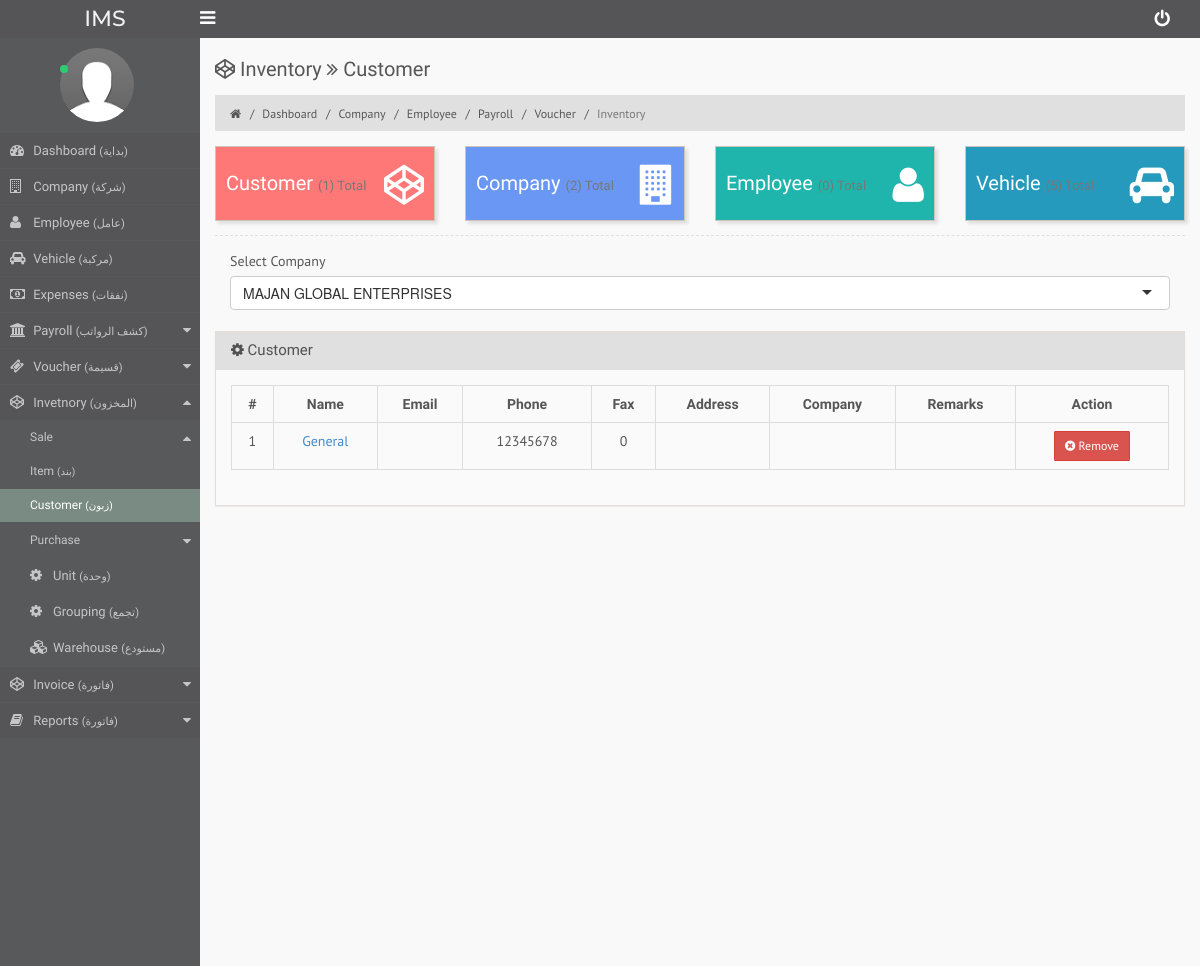
The page /customer.php?salt=3XgGyZSg1cquFkV (signed in) on the database its author committed.
### tables this page shows
CREATE TABLE `customer` (
  `id` int(11) NOT NULL,
  `company` int(11) NOT NULL,
  `created_by` int(11) NOT NULL,
  `name` varchar(20) NOT NULL,
  `address` text NOT NULL,
  `phone` int(11) NOT NULL,
  `fax` int(11) NOT NULL,
  `email` text NOT NULL,
  `customer_company` text NOT NULL,
  `remarks` text NOT NULL,
  `salt` varchar(11) NOT NULL,
  `status` tinyint(1) NOT NULL DEFAULT '1',
  `reg_date` timestamp NOT NULL DEFAULT CURRENT_TIMESTAMP ON UPDATE CURRENT_TIMESTAMP
);

### customer.php (the view, shortened to what this page needs)
<?php require_once('assets/funcs.php');
$member = new member();
$static = new static_content;
?>
<!DOCTYPE html>
<html lang="en" xmlns="http://www.w3.org/1999/html">
<?php
		echo $static->head("inner");
?>
<body class="">
<?php
		echo $static->nav("inner");
?>
<section id="main-container">
<?php echo $static->sidebar("inv-sale-customer");?>
<section id="min-wrapper">
    <div id="main-content">
        <div class="container-fluid">
            <div class="row">
                <div class="col-md-12">
                    <h3 class="ls-top-header"><i class='fa fa-codepen'></i> Inventory <i class="fa fa-angle-double-right"></i> Customer</h3>
                    <ol class="breadcrumb">
                        <li><a href="javascript:void(0)"><i class="fa fa-home"></i></a></li>
                        <li><a href='dashboard'>Dashboard</a></li>
                        <li><a href='company'>Company</a></li>
                        <li><a href="employee">Employee</a></li>
                        <li><a href="attendance">Payroll</a></li>
                        <li><a href="payment-voucher">Voucher</a></li>
                        <li class="active">Inventory</li>
                    </ol>
                </div>
            </div>
					  <div class="row">
					  <div data-toggle="modal" data-target="#add_customer" class="col-md-3 col-sm-6">
                            <div class="ls-wizard label-red margin-top-iPad-15">
                                <h2>Customer <small>(<?php echo $member->total_customer($_SESSION['clerk']['id']);?>) Total</small></h2>
                                <div class="icon">
                                    <i class="fa fa-codepen"></i>
                                </div>
                            </div>
                        </div>
                        <div onclick="window.location='company'"  class="col-md-3 col-sm-6">
                            <div class="ls-wizard  label-blue">
                                <h2>Company <small>(<?php echo $member->total_companies($_SESSION['clerk']['id']);?>) Total</small></h2>
                                <div class="icon">
                                    <i class="fa fa-building"></i>
                                </div>
                            </div>
                        </div>
						<div onclick="window.location='employee'" class="col-md-3 col-sm-6">
                            <div class="ls-wizard">
                                <h2>Employee <small>(<?php echo $member->total_employee($_SESSION['clerk']['id']);?>) Total</small></h2>
                                <div class="icon">
                                    <i class="fa fa-user"></i>
                                </div>
                            </div>
                        </div>
                        <div onclick="window.location='vehicle'" class="col-md-3 col-sm-6">
                            <div class="ls-wizard label-lightBlue margin-top-iPad-15">
                                <h2>Vehicle <small>(<?php echo $member->total_vehicle($_SESSION['clerk']['id']);?>) Total</small></h2>
                                <div class="icon">
                                    <i class="fa fa-car"></i>
                                </div>
                            </div>
                        </div>
                    </div>
					<hr />
					<?php
					if(isset($_GET['salt'])){
						$salt = mysql_real_escape_string(@$_GET['salt']);
						$val_company=$member->val_company($salt);
							if($val_company){
								$q = mysql_query("select * from company where created_by='{$_SESSION['clerk']['id']}' and salt !='{$salt}' order by id DESC");
							}else{
								$q = mysql_query("select * from company where created_by='{$_SESSION['clerk']['id']}' order by id DESC");
							}
					}else{
						$q = mysql_query("select * from company where created_by='{$_SESSION['clerk']['id']}' order by id DESC");
					}
						if(mysql_num_rows($q)>0)
						{
					?>
								<div class="col-md-12">
                                        <div class="form-group">
                                            <label>Select Company</label>
                                        </div>
								</div>
					<?php
						}else
						{
					?>
							<blockquote>Empty</blockquote>
					<?php
						}
					 ?>
                     <?php
								if(isset($val_company)){
									$q = mysql_query("select * from customer where company='{$val_company['id']}' and created_by='{$_SESSION['clerk']['id']}' order by id DESC");
								}else{
									$q = mysql_query("select * from customer where company='{$arr[0]['id']}' and created_by='{$_SESSION['clerk']['id']}' order by id DESC");
									$prefix = $arr[0]['prefix'];
								}
								if(mysql_num_rows($q)>0)
								{
								?>
									<div class="row">
									<div class="col-md-12"><?php if(isset($msgbox)){echo $msgbox;}?></div>
										<div class="col-md-12">
											<div class="panel panel-default">
												<div class="panel-heading">
													<h3 class="panel-title"><i class='fa fa-cog'></i> Customer</h3>
												</div>
												<div class="panel-body">
													<div class="table-responsive ls-table">
														<table id="datatable" class="table table-bordered">
															<thead>
															<tr>
																<th class='text-center'><b>#</b></th>
																<th class='text-center'><b>Name</b></th>
																<th class='text-center'><b>Email</b></th>
																<th class='text-center'><b>Phone</b></th>
																<th class='text-center'><b>Fax</b></th>
																<th class='text-center'><b>Address</b></th>
																<th class='text-center'><b>Company</b></th>
																<th class='text-center'><b>Remarks</b></th>
																<th class='text-center'><b>Action</b></th>
															</tr>
															</thead>
															<tbody>
																<?php
																	$count=1;
																	while($result = mysql_fetch_assoc($q)){
																		?>
																		<tr>
																			<td class='text-center'><?php echo $count;$count++;?></td>
																			<td class='text-center'><a href='customer-detail?salt=<?php echo $result['salt'];?>'><?php echo ucwords($result['name']); ?></td>
																			<td class="text-center"><?php echo $result['email'];?></td>
																			<td class="text-center"><?php echo $result['phone'];?></td>
																			<td class="text-center"><?php echo $result['fax'];?></td>
																			<td class="text-center"><?php echo $result['address'];?></td>
																			<td class="text-center"><?php echo $result['customer_company'];?></td>
																			<td class="text-center"><?php echo $result['remarks'];?></td>
																			<td class='text-center'><button onclick="clip_value('remove_customer','<?php echo $result['id'];?>')" data-toggle="modal" data-target="#dell_customer" class="btn btn-danger btn-sm"><i class='fa fa-times-circle'></i> Remove</button></td>
																		</tr>
																		<?php
																	$count++;}
																?>
															</tbody>
														</table>
													</div>
												</div>
											</div>
										</div>
									</div>
								<?php
								}
								else
								{
								?>
									<blockquote>Empty</blockquote>
								<?php
								}
								?>
        </div>
    </div>
</section>
</section>
</body>
</html>

### rows shown on the page
customer: name "General", phone "12345678", fax "0"

### other values the page prints
$member->total_customer($_SESSION['clerk']['id']) "1"
$member->total_companies($_SESSION['clerk']['id']) "2"
